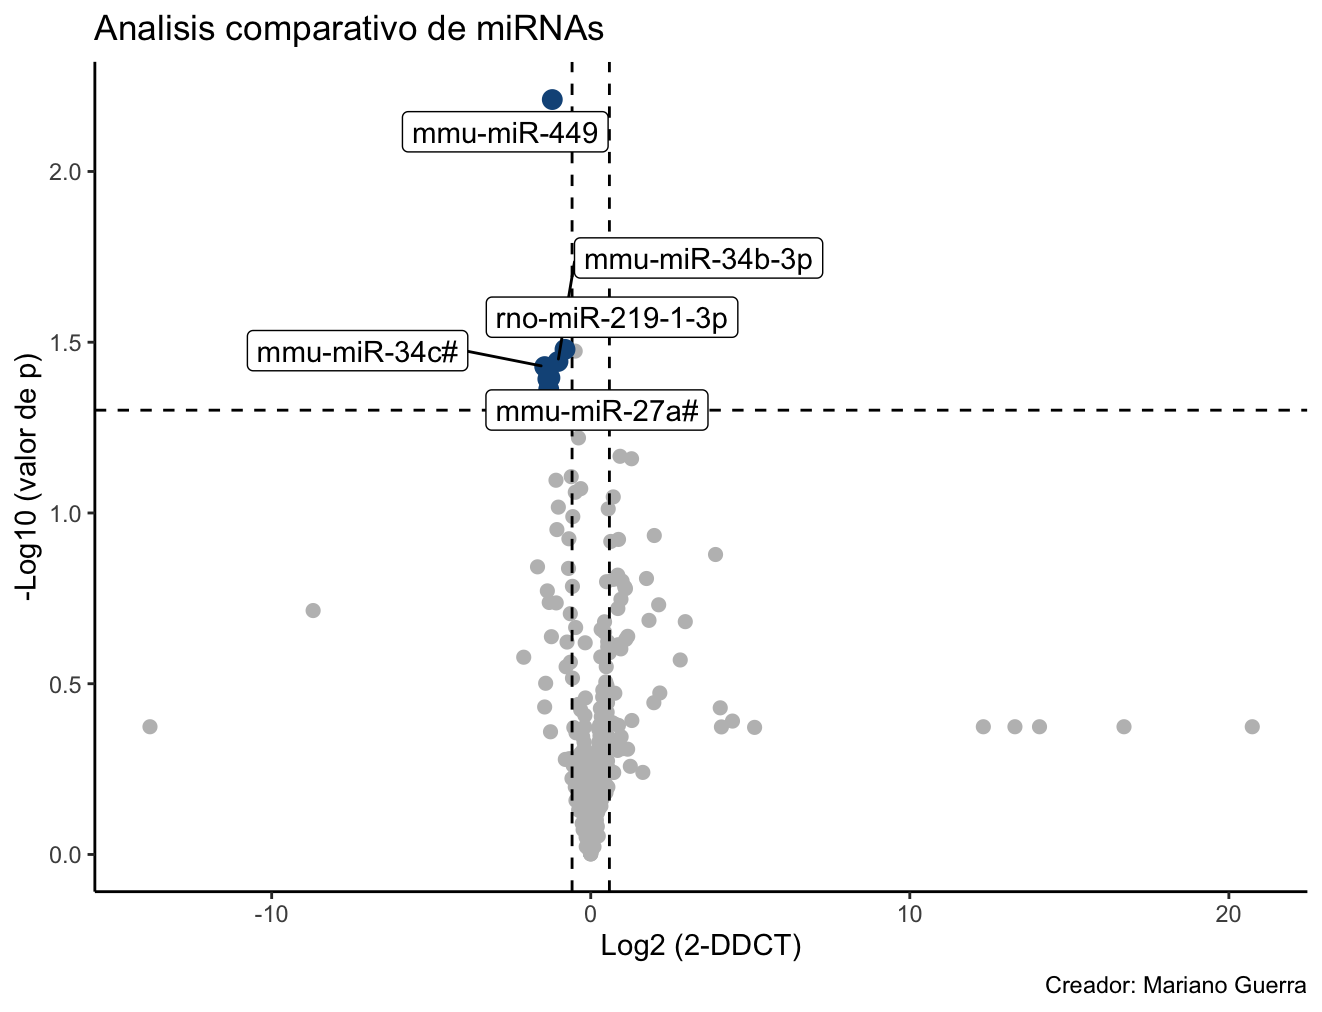

Reproduce this figure in R.
#Creador:Mariano
#grafica de Volcano

#install.packages("pacman")

install.packages("pacman")

library(pacman)
p_load("readr","ggplot2","matrixTests","dplyr")

datos<-read_csv(file="https://raw.githubusercontent.com/ManuelLaraMVZ/Transcript-mica/main/DesnutridasvsEunutridas.csv")

head(datos)

#Extracción de datos de referencia

controles<- datos %>% 
  filter(Condicion=="Control")

head(controles)

promedios_control<- controles %>% 
  summarise (Mean_C1= mean(Cx1), 
             Mean_C2= mean(Cx2),
             Mean_C3= mean(Cx3),
             Mean_T1= mean(T1),
             Mean_T2= mean(T2),
             Mean_T3= mean(T3)) %>% 
  mutate(Gen="Promedio_control") %>% 
  select(7,1,2,3,4,5,6)

promedios_control


###########
#Extraer los genes de la tabla datos

genes<-datos %>% 
  filter(Condicion=="Target") %>% 
  select(-2)
head(genes)


#######
# Sacar Delta 2 a la - delta ct

DCT<-genes %>% 
  mutate(DCT_C1=2^-(Cx1-promedios_control$Mean_C1),
         DCT_C2=2^-(Cx2-promedios_control$Mean_C2),
         DCT_C3=2^-(Cx3-promedios_control$Mean_C3),
         DCT_T1=2^-(T1-promedios_control$Mean_T1),
         DCT_T2=2^-(T2-promedios_control$Mean_T2),
         DCT_T3=2^-(T3-promedios_control$Mean_T3)) %>% 
  select(-2,-3,-4,-5,-6,-7)


DCT

promedio_genes<-DCT %>% 
  mutate(Mean_DCT_Cx=(DCT_C1+DCT_C2+DCT_C3)/3,
         Mean_DCT_Tx=(DCT_T1+DCT_T2+DCT_T3)/3)

promedio_genes

############
#Definir prueba estadistica T-SUTDENT

tvalue_gen <- row_t_welch(promedio_genes [,c("DCT_C1",
                                             "DCT_C2",
                                             "DCT_C3")],
                          promedio_genes [,c ("DCT_T1",
                                              "DCT_T2",
                                              "DCT_T3") ])
View(tvalue_gen)

FCyPV<-promedio_genes %>% 
  select(1,8,9) %>% 
  mutate(p_value=tvalue_gen$pvalue, 
         Fold_change=Mean_DCT_Tx/Mean_DCT_Cx) %>% 
  select(1,4,5)
FCyPV

Logs <- FCyPV %>% 
  mutate(LPV = -log10(p_value),
         LFC = log2(Fold_change)) %>% select (1, 4, 5)
Logs
#####################
vulcano<-ggplot(Logs,mapping = aes(x=LFC,
                                   y=LPV))+
  geom_point(size=2,
             color="gray")+
  theme_classic()+
  labs(title = "Analisis comparativo de miRNAs",
       caption="Creador: Mariano Guerra",
       x= "Log2 (2-DDCT)",
       y="-Log10 (valor de p)")
vulcano

#################
#Limites

limite_p <- 0.05
limite_FC <- 1.5



down_regulated <- Logs %>%
  filter(LFC < - log2 (limite_FC),
         LPV >-log10 (limite_p))
down_regulated

up_regulated<-Logs %>% 
  filter(LFC>log2(limite_FC),
         LPV>-log10(limite_p))
up_regulated

top_down_regulated<-down_regulated %>% 
  arrange(desc(LPV)) %>% 
  head(5)
top_down_regulated

top_up_regulated<-up_regulated %>% 
  arrange(desc(LPV)) %>% 
  head(5)
top_up_regulated

#############
#Mejorar grafica
vulcano2 <- vulcano+
  geom_hline (yintercept = -log10 (limite_p), 
              linetype = "dashed")+
  geom_vline(xintercept = c(-log2(limite_FC), log2(limite_FC)), 
             linetype="dashed")

vulcano2

vulcano3<-vulcano2+
  geom_point(data = up_regulated,
             x=up_regulated$LFC,
             y=up_regulated$LPV,
             alpha=1,
             size=3,
             color="#E64B35B2")+
  geom_point(data = down_regulated,
             x=down_regulated$LFC,
             y=down_regulated$LPV,
             alpha=1,
             size=3,
             color="#135488B2")
vulcano3

vulcano4<-vulcano3+
  geom_label_repel(data=top_up_regulated,
                   mapping = aes(x=top_up_regulated$LFC,
                                 y=top_up_regulated$LPV),
                   label=top_up_regulated$Gen,
                   max.overlaps = 100)+
  geom_label_repel(data=top_down_regulated,
                   mapping = aes(x=top_down_regulated$LFC,
                                 y=top_down_regulated$LPV),
                   label=top_down_regulated$Gen,
                   max.overlaps = 100)
vulcano4

ggsave ("Vulcano4.jpeg",
        plot= vulcano4, height =5, width = 6,
        dpi = 300)
